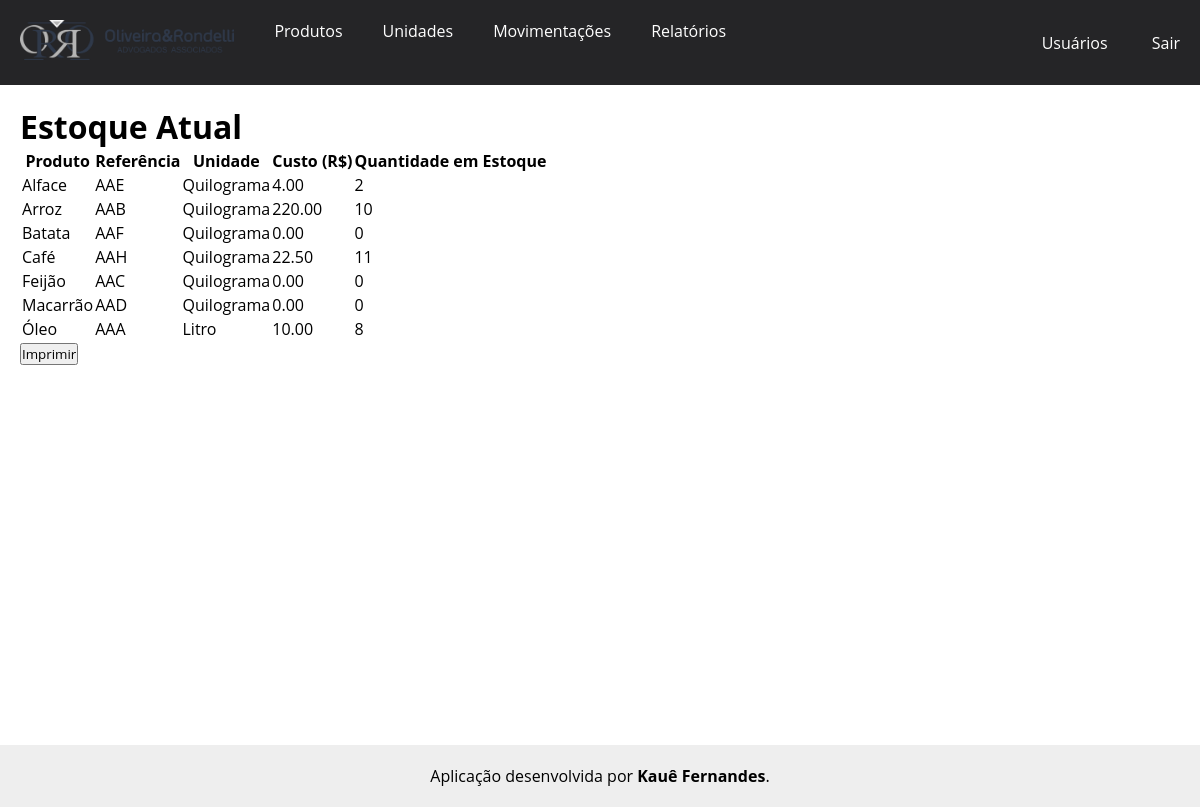
Screenshot of /relatorios/relatorio_estoque (signed in) with the database file from the repository.
### produtos/models.py (models this page shows, shortened)
class Produtos(models.Model):
    pro_referencia = models.CharField('Referência', max_length=20, default='SEM-REF')                           # Referência do produto
    pro_descricao = models.TextField('Descrição')                                                               # Descrição do produto
    pro_unidade = models.ForeignKey(Unidades, on_delete=models.PROTECT, verbose_name='Unidade', default=1)      # Chave estrangeira referenciando a unidade da tabela Unidades
    pro_custo_medio = models.DecimalField('movimentacoes.Movimentacao', decimal_places=2, max_digits=10)                        # Custo médio
    pro_saldo = models.IntegerField('Saldo', default=0)                                                         # Saldo do produto no estoque
    pro_data_adicionada = models.DateTimeField(auto_now_add=True)                                               # Data em que o produto foi adicionado
    pro_data_modificado = models.DateTimeField(auto_now=True)                                                   # Data em que o produto foi modificado
    def custo_medio(self):
        from movimentacoes.models import Movimentacao
        entradas = Movimentacao.objects.filter(mov_produto=self, mov_tipo='E', mov_custo__gt=0)
        if not entradas.exists():
            return 0
        total_financeiro = 0
        total_quantidade = 0
        for movimentacao in entradas:
            total_financeiro += (movimentacao.mov_quantidade * movimentacao.mov_custo)
            total_quantidade = (movimentacao.mov_quantidade)
        if total_quantidade > 0:
            return total_financeiro / total_quantidade
        else:
            return 0
    class Meta:
        verbose_name = 'Produto'
        verbose_name_plural = 'Produtos'
        ordering = ['-pro_descricao']

class Unidades(models.Model):
    uni_nome = models.CharField('Nome', max_length=10)                  # Nome da unidade
    uni_sigla = models.CharField('Sigla', max_length=5)                 # Sigla da unidade
    uni_data_adicionada = models.DateTimeField(auto_now_add=True)       # Data em que a unidade foi adicionada
    uni_data_modificado = models.DateTimeField(auto_now=True)           # Data em que a unidade foi modificada
    def __str__(self):
        return self.uni_nome
    class Meta:
        verbose_name = 'Unidade'
        verbose_name_plural = 'Unidades'
        ordering = ['-uni_nome']

### movimentacoes/models.py (models this page shows, shortened)
class Movimentacao(models.Model):
    TIPO_MOVIMENTACAO = [
        ('E', 'Entrada'),
        ('S', 'Saída')
    ]
    mov_produto = models.ForeignKey(Produtos, on_delete=models.PROTECT, related_name='movimentacoes', verbose_name='Produto')   # Chave estrangeira referenciando o produto da tabela Produtos
    mov_usuario = models.ForeignKey(User, on_delete=models.PROTECT, verbose_name='Usuário')                                     # Chave estrangeira referenciando o usuário da tabela Usuários
    mov_quantidade = models.PositiveIntegerField('Quantidade relativa à Unidade de Medida')                                     # Quantidade da movimentação
    mov_tipo = models.CharField('Tipo de Movimentação', max_length=1, choices=TIPO_MOVIMENTACAO)                                # Tipo da movimentação
    mov_saldo_movimento = models.IntegerField('Saldo no momento:', editable=False, null=True)                                   # Saldo do produto após movimentação
    mov_custo = models.DecimalField('Valor da Compra', max_digits=10, decimal_places=2, null=True, blank=True)                   # Preço do produto que está entrando
    mov_data_adicionada = models.DateTimeField(auto_now_add=True)                                                               # Data que foi adicionada
    class Meta:
        verbose_name = 'Movimentação'
        verbose_name_plural = 'Movimentações'
        ordering = ['-mov_data_adicionada']

### relatorios/views.py (the view)
# urls.py: path('relatorio_estoque', views.relatorio_estoque, name='relatorio_estoque')    # Adiciona o caminho para a tela do relatório do estoque
@login_required
def relatorio_estoque(request):
    produtos = Produtos.objects.all().order_by('pro_descricao')
    context = {'produtos': produtos}
    return render(request, 'relatorios/relatorio_estoque.html', context)

### relatorios/templates/relatorios/relatorio_estoque.html (shortened to what this page needs)
<!DOCTYPE html>
{% extends "core/base.html" %}
    {% block content %}
    <h1>Estoque Atual</h1>
    <table>
        <thead>
            <tr>
                <th>Produto</th>
                <th>Referência</th>
                <th>Unidade</th>
                <th>Custo (R$)</th>
                <th>Quantidade em Estoque</th>
            </tr>
        </thead>
        <tbody>
            {% for produto in produtos %}
            <tr>
                <td>{{ produto.pro_descricao }}</td>
                <td>{{ produto.pro_referencia }}</td>
                <td>{{ produto.pro_unidade }}</td>
                <td>{{ produto.custo_medio|floatformat:2 }}</td>
                <td>{{ produto.pro_saldo }}</td>
            </tr>
            {% empty %}
            <tr>
                <td>Nenhum produto cadastrado.</td>
            </tr>
            {% endfor %}
        </tbody>
    </table>
    <div>
        <button onclick="window.print()">Imprimir</button>
    </div>
    {% endblock content %}

### static/css/style.css (style rules this page uses)
* { margin: 0; padding: 0; box-sizing: border-box; font-family: 'Open Sans', sans-serif; }

### rows the page displays
Produtos: pro_descricao "Alface", pro_referencia "AAE", pro_unidade "Quilograma", custo_medio "4.00", pro_saldo "2"
Produtos: pro_descricao "Arroz", pro_referencia "AAB", pro_unidade "Quilograma", custo_medio "220.00", pro_saldo "10"
Produtos: pro_descricao "Batata", pro_referencia "AAF", pro_unidade "Quilograma", custo_medio "0.00", pro_saldo "0"
Produtos: pro_descricao "Café", pro_referencia "AAH", pro_unidade "Quilograma", custo_medio "22.50", pro_saldo "11"
Produtos: pro_descricao "Feijão", pro_referencia "AAC", pro_unidade "Quilograma", custo_medio "0.00", pro_saldo "0"
Produtos: pro_descricao "Macarrão", pro_referencia "AAD", pro_unidade "Quilograma", custo_medio "0.00", pro_saldo "0"
Produtos: pro_descricao "Óleo", pro_referencia "AAA", pro_unidade "Litro", custo_medio "10.00", pro_saldo "8"
